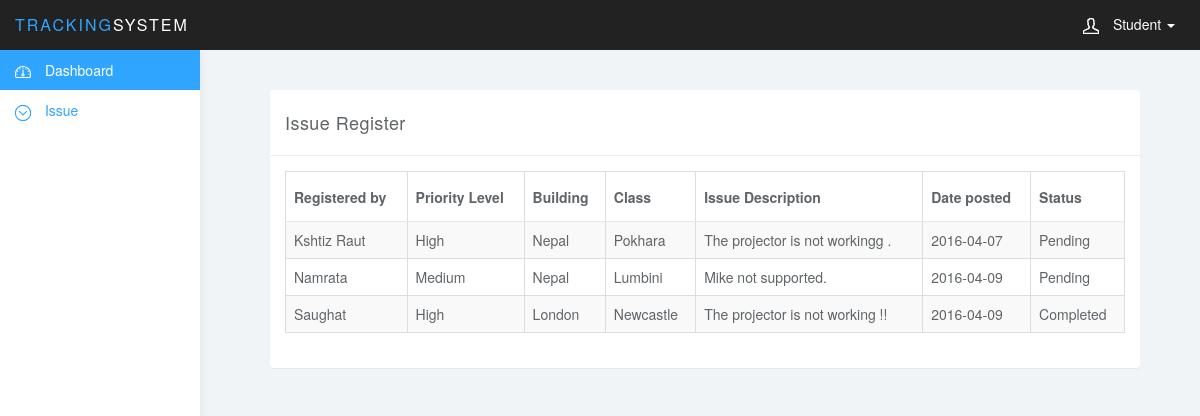
Screenshot of /index.php/track/studentViewIssue with the database file from the repository.
### tables this page shows
CREATE TABLE `issue` (
  `issue_id` int(11) NOT NULL,
  `name` varchar(30) NOT NULL,
  `priority` varchar(20) NOT NULL,
  `building` varchar(30) NOT NULL,
  `class` varchar(30) NOT NULL,
  `description` varchar(200) NOT NULL,
  `assigned_to` varchar(20) NOT NULL,
  `status` varchar(20) NOT NULL,
  `date_posted` date NOT NULL
);

### application/controllers/Track.php (called while the page is built, shortened)
<?php
class Track extends CI_Controller {
	 function __construct()
	 {
	   $this->load->library('session');
	   $this->load->model('loginModel','',TRUE);
	   $this->load->model('registerModel','postregister');
	   $this->load->model('issueModel','postissue');
	   $this->load->model('employeeModel','postemployee');
	 }
	 public function studentHeader()
	 {
	 	$this->load->view('student/studentHeader');
	 }
	 public function studentFooter()
	 {
	 	$this->load->view('student/studentFooter');
	 }
	public function studentViewIssue()
	{
		$data['posts']=$this->postissue->getAll();
		$this->load->view('student/viewIssue',$data);
	}
}

### index.php (called while the page is built, shortened)
<?php
require_once BASEPATH.'core/CodeIgniter.php';

### application/models/issueModel.php (called while the page is built, shortened)
<?php if ( ! defined('BASEPATH')) exit('No direct script access allowed');
class issueModel extends CI_Model
{
  var $table = "issue";
  function getAll($limit = null)
  {
    $q = $this->db->get($this->table);
    if($q->num_rows() > 0)
    {
      return $q->result();
    }
    return array();
  }
}

### application/views/student/viewIssue.php (the view, shortened to what this page needs)
<div class="row" style="width: 90%;">
  <div class="col-md-10 col-md-offset-3">
    <div class="login-panel panel panel-default">
      <div class="panel-heading">Issue Register</div>
      <div class="panel-body">
                    <div class="table-responsive">
                <table class="table tablesorter table-bordered table-hover table-striped sortable">
                   <thead>
                      <tr>
                         <th>Registered by</th>
                         <th>Priority Level</th>
                         <th>Building</th>
                         <th>Class</th>
                         <th>Issue Description</th>
                         <th>Date posted</th>
                         <th>Status</th>
                      </tr>
                   </thead>
                   <tbody>
                      <?php $i=1; foreach($posts as $post): ?>
                      <tr <?=($i % 2 == 0) ? 'class="even"' : '' ?>>
                         <td><?=$post->name?></td>
                         <td><?=$post->priority?></td>
                         <td><?=$post->building?></td>
                         <td><?=$post->class?></td>
                         <td><?=$post->description?></td>
                         <td><?=$post->date_posted?></td>
                         <td><?=$post->status?></td>
                      </tr>
                      <?php $i++; endforeach; ?>
                   </tbody>
                </table>
             </div>
      </div>
    </div>
  </div>
</div>

### public/css/styles.css (style rules this page uses)
body { background: #f1f4f7; padding-top: 50px; color: #5f6468; }
.panel { border: 0; }
.panel-heading { font-size: 18px; font-weight: 300; letter-spacing: 0.025em; height: 66px; line-height: 45px; }
.panel-default .panel-heading { background: #fff; border-bottom: 1px solid #eee; color: #5f6468; }
.table { background: #fff; }
.table>thead>tr>th { border-bottom: 1px solid #e6e7e8; vertical-align: middle; height: 50px; }

### rows the page displays
issue: name "Kshtiz Raut", priority "High", building "Nepal", class "Pokhara", description "The projector is not workingg .", date_posted "2016-04-07", status "Pending"
issue: name "Namrata", priority "Medium", building "Nepal", class "Lumbini", description "Mike not supported.", date_posted "2016-04-09", status "Pending"
issue: name "Saughat", priority "High", building "London", class "Newcastle", description "The projector is not working !!", date_posted "2016-04-09", status "Completed"
